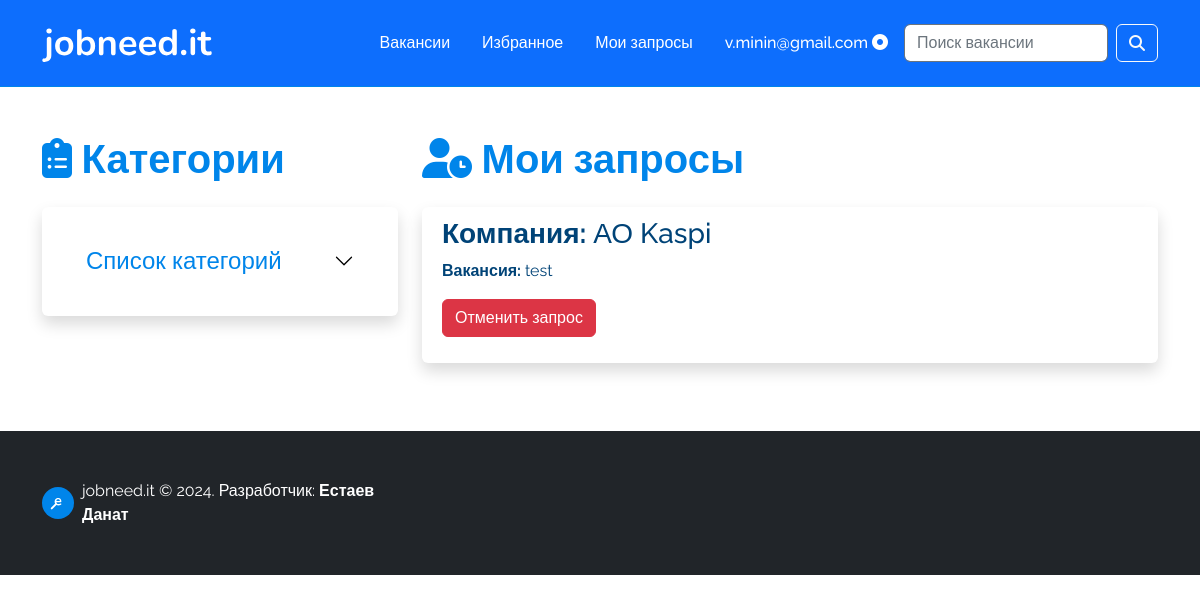
The page /user/requests/ (signed in) on the database its author committed.
### portal/models.py (models this page shows, shortened)
class User(AbstractBaseUser):
    email = models.EmailField(max_length=100, unique=True)
    full_name = models.CharField(max_length=100)
    is_admin = models.BooleanField(default=False)
    is_active = models.BooleanField(default=True)
    is_jobseeker = models.BooleanField(default=True)
    objects = MyUserManager()
    USERNAME_FIELD = 'email'
    REQUIRED_FIELDS = ['full_name']
    class Meta:
        verbose_name = "Пользователь"
        verbose_name_plural = "Пользователи"

### jobseeker/models.py (models this page shows, shortened)
class JobSeekerRequests(models.Model):
    requests = models.ForeignKey(User, on_delete=models.CASCADE, related_name='requests')
    job = models.ForeignKey(Job, on_delete=models.CASCADE)
    status = models.CharField(max_length=80, default="Ожидание встречи с работодателем")
    class Meta:
        verbose_name = "Запрос соискателя"
        verbose_name_plural = "Запросы соискателя"

### employer/models.py (models this page shows, shortened)
class Job(models.Model):
    company = models.ForeignKey(Company, on_delete=models.CASCADE, related_name='jobs')
    category = models.ForeignKey(Category, on_delete=models.CASCADE, related_name='category')
    title = models.CharField(max_length=80)
    location = models.CharField(max_length=80)
    created_date = models.DateTimeField(default=datetime.datetime.now(), blank=True)
    experience_choices = (
        ('Нет опыта работы','Нет опыта работы'),
        ('1-3 года', '1-3 года'),
        ('3-6 года', '3-6 года'),
        ('6 и выше', '6 и выше'),
    )
    experience = models.CharField(max_length=80, choices=experience_choices)
    salary_choices = (
        ('Не указано', 'Не указано'),
        ('от 100 000 до 190 000 тг.', 'от 100 000 до 190 000 тг.'),
        ('от 200 000 до 290 000 тг.', 'от 200 000 до 290 000 тг.'),
        ('от 300 000 до 390 000 тг.', 'от 300 000 до 390 000 тг.'),
        ('от 400 000 до 490 000 тг.', 'от 400 000 до 490 000 тг.'),
        ('от 500 000 и выше', 'от 500 000 и выше'),
    )
    salary = models.CharField(
        max_length=80, choices=salary_choices
    )
    cooperation_choices = (
        ('Полная занятость', 'Полная занятость'),
        ('Частичная занятость', 'Частичная занятость'),
        ('Удаленная работа', 'Удаленная работа'),
        ('Стажировка', 'Стажировка'),
        ('Производственная практика', 'Производственная практика'),
    )
    cooperation_type = models.CharField(
        max_length=80, choices=cooperation_choices
    )
    job_description = models.TextField()
    skills_required = models.CharField(max_length=80)
    '''
    military_choices = (
        ('Военнообязанный', 'Военнообязанный'),
        ('Есть военный билет', 'Есть военный билет'),
    )
    military_service = models.CharField(
        max_length=80, choices=military_choices
    )
    '''
    degree_choices = (
        ('Не имеет значения', 'Не имеет значения'),
        ('Диплом ТиПО', 'Диплом ТиПО'),
        ('Диплом бакалавра', 'Диплом бакалавра'),
        ('Диплом магистра', 'Диплом магистра'),
        ('Диплом Phd', 'Диплом Phd'),
    )
    degree = models.CharField(max_length=80, choices=degree_choices)
    def __str__(self):
        return self.title
    class Meta:
        verbose_name = "Вакансия"
        verbose_name_plural = "Вакансии"

class Company(models.Model):
    employer = models.OneToOneField(User, on_delete=models.CASCADE)
    category = models.ForeignKey(Category, on_delete=models.CASCADE)
    name = models.CharField(max_length=80)
    co_introduction = models.TextField()
    logo = models.ImageField(default='default.png', upload_to='co-logo')
    link  = models.CharField(max_length=80)
    def __str__(self):
        return self.name
    class Meta:
        verbose_name = "Компания"
        verbose_name_plural = "Компании"

### jobseeker/views.py (the view)
# urls.py: path('requests/', jobseeker_requests, name='jobseeker-requests'),
@login_required
@user_passes_test(is_jobseeker)
def jobseeker_requests(request):
    requests = request.user.requests.all()
    if not requests:
        messages.info(request, 'Вы еще не отправили запрос')
    return render(request, 'jobseeker_requests.html', {'requests':requests})

### OnlineJobPortalProject/context_processors.py (called while the page is built)
def get_categories(request):
    return {'categories': Category.objects.all()}

### jobseeker/views.py (called while the page is built)
def is_jobseeker(user):
    try:
        if not user.is_jobseeker:
            raise Http404
        return True
    except:
        raise Http404

### portal/models.py (called while the page is built)
    def __str__(self):
       return self.name

### jobseeker/templates/jobseeker_requests.html
{% extends "base.html" %}
{% block content %}
<legend class="display-6 mb-4 blue" style="font-weight: 700;"><i class="fa-solid fa-user-clock"></i> Мои запросы</legend>
{% for request in requests %}
{% if request.status == 'Подтверждено' %}
<div class="content-section border border-0 shadow bg-body rounded">
  <div class="card-body">
    <h3><b>Компания: </b> {{ request.job.company }}</h3>
    <p><b>Вакансия: </b>{{ request.job }}</p>
    <div class="mb-3">
      <a href="{% url 'job-detail' request.job.id %}" class="button is-blue is-small">Посмотреть вакансию</a>
    </div>
  </div>
</div>
{% else %}
<div class="content-section border border-0 shadow bg-body rounded">
  <div class="card-body">
    <h3><b>Компания: </b> {{ request.job.company }}</h3>
    <p><b>Вакансия: </b>{{ request.job }}</p>
    <p><a class="btn btn-danger" target="_blank" href="{% url 'cancel-request' request.id %}">Отменить запрос</a></p>
  </div>
</div>
{% endif %}
{% endfor %}
{% endblock %}

### portal/templates/base.html (shortened to what this page needs)
{% load static %}
<html lang="ru">
<head>
  <link rel="stylesheet" type="text/css" href="{% static './css/main.css' %}">
  <link rel="stylesheet" type="text/css" href="{% static './css/style.css' %}">
  <link rel="stylesheet" href="{% static './css/bootstrap.min.css' %}">
  <link rel="stylesheet" href="https://cdnjs.cloudflare.com/ajax/libs/font-awesome/6.2.0/css/all.min.css" />
</head>
<body>
<header class="navbar navbar-expand-lg navbar-light bg-primary blue-bottom-border mb-5 ">
  <div class="container">
    <a class="navbar-brand logo" href="{% url 'home-page' %}">
      <img src="{% static './img/logo.svg' %}" alt="Logo">
    </a>
    <div class="collapse navbar-collapse" id="navbarSupportedContent">
      <ul class="navbar-nav ms-auto mb-2 mb-lg-0">
        {% if user.is_authenticated %}
        {% if user.is_jobseeker %}
            <li class="nav-item">
              <a class="header-link" href="{% url 'home-page' %}">Вакансии</a>
            </li>
            <li class="nav-item">
              <a class="header-link" href="{% url 'saved-jobs' %}">Избранное</a>
            </li>
            <li class="nav-item">
              <a class="header-link" href="{% url 'jobseeker-requests' %}">Мои запросы</a>
            </li>
            <li class="nav-item dropdown">
              <a class="header-link" href="#" role="button" data-bs-toggle="dropdown" aria-expanded="false">
                {{ user.email }}&nbsp;<i class="fa-solid fa-circle-dot white-text"></i>
              </a>
            </li>
        {% endif %}
        {% endif %}
      </ul>
      <form class="d-flex mt-3" action="{% url 'search' %}">
        <input name="q" data-filter="1" class="form-control border border-secondary me-2" type="search" aria-label="Search" placeholder="Поиск вакансии">
        <button class="btn btn-outline-light is-small" type="submit"><i class="fa-solid fa-magnifying-glass"></i></button>
      </form>
    </div>
  </div>
</header>
    <main role="main" class="container">
        <div class="row">
          <div class="col-md-4">
            <legend class="display-6 mb-4 blue" style="font-weight: 700;"><i class="fa-solid fa-clipboard-list"></i> Категории</legend>
            <div class="content-section p-4 border border-0 shadow p-3 mb-5 bg-body rounded">
                <div class="accordion accordion-flush" id="accordionFlushExample">
                  <div class="accordion-item">
                    <h2 class="accordion-header">
                      <button class="accordion-button collapsed" type="button" data-bs-toggle="collapse" data-bs-target="#flush-collapseOne" aria-expanded="false" aria-controls="flush-collapseOne">
                        <h4 class="text-center blue mb-0">Список категорий</h4>
                      </button>
                    </h2>
                  </div>
                </div>
            </div>
          </div>
          <div class="col-md-8">
            {% block content %}{% endblock %}
          </div>
        </div>
    </main>
    <footer class="d-flex flex-wrap justify-content-between align-items-center mt-5 pt-5 pb-5 bg-dark">
      <div class="container">
        <div class="col-md-4 d-flex align-items-center">
          <a href="/" class="mb-3 me-2 mb-md-0 text-muted text-decoration-none lh-1">
            <img src="{% static './img/favicon.svg' %}" width="32px" alt="Logo">
          </a>
          <span class="mb-3 mb-md-0 text-white">jobneed.it © <span id="year"></span>. Разработчик: <a href="#" class="text-white" style="font-weight: 600; text-decoration: none;">Естаев Данат</a></span>
        </div>
      </div>
    </footer>
</body>
</html>

### portal/static/css/main.css (style rules this page uses)
.content-section { background: #ffffff; padding: 10px 20px; border: 1px solid #dddddd; border-radius: 3px; margin-bottom: 20px; }

### portal/static/css/style.css (style rules this page uses)
* { font-family: 'Raleway', sans-serif; }
.logo img { width: 170px; }
h1, h2, h3, h4, h5, h6, p, strong, b { color: #004377; }
button { cursor: pointer; border:none; }
.header-link { display: block; padding: 0.5rem 1rem; font-size: 16px; font-weight: 500; color: #fff; text-decoration: none; transition: color .15s ease-in-out,background-color .15s ease-in-out,border-color .15s ease-in-out; }
.is-small { padding: 10px; }
.blue { color: #0085EA; }
.blue-bottom-border { border-bottom: 1px solid #0085EA; }

### rows shown on the page
User: email "v.minin@gmail.com"
JobSeekerRequests: job.company "АО Kaspi", job "test"
